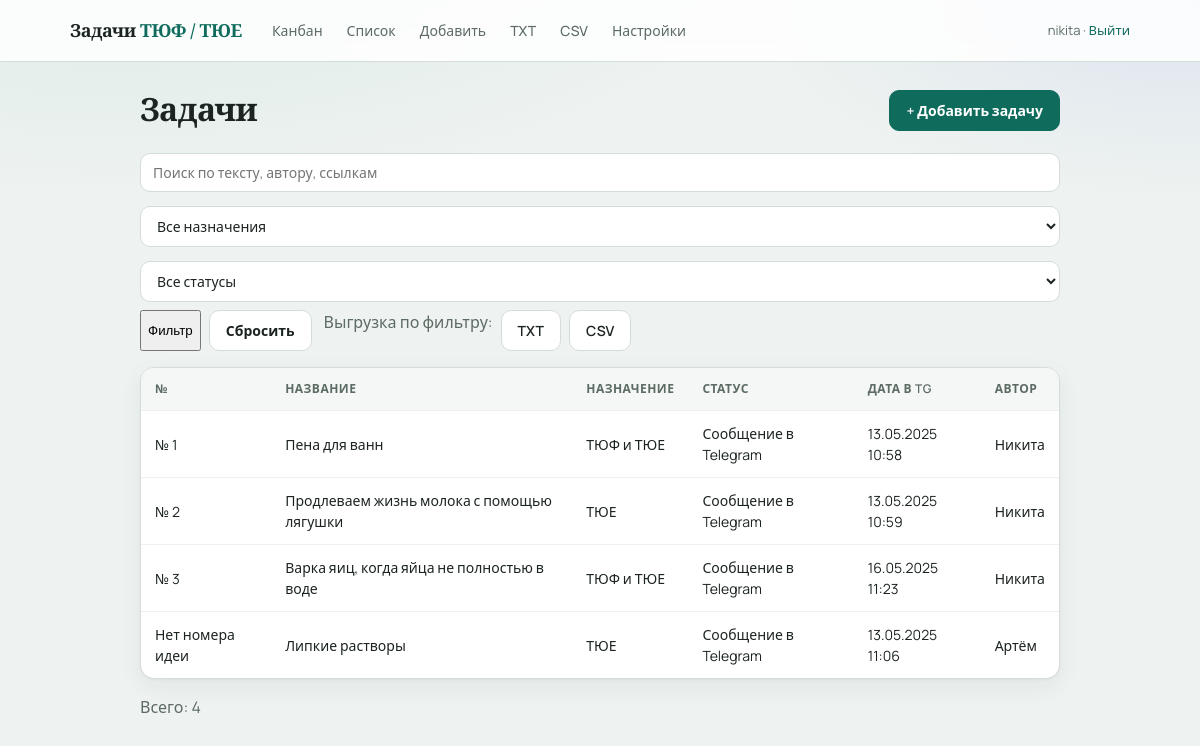
The page / (signed in) on the database its author committed.
### app/models.py (models this page shows)
class Task(Base):
    __tablename__ = "tasks"
    id = Column(Integer, primary_key=True, autoincrement=True)
    idea_number = Column(Integer, unique=True, nullable=True, index=True)
    title = Column(String(500), nullable=True)
    condition = Column(Text, nullable=True)
    formulirovka = Column(Text, nullable=True)
    itogovaya_formulirovka = Column(Text, nullable=True)
    author = Column(String(100), nullable=True)
    naznachenie = Column(String(50), nullable=True)
    status = Column(String(50), default="tg", index=True)
    proverena = Column(String(20), nullable=True)
    has_video = Column(Boolean, default=False)
    video_url = Column(String(1000), nullable=True)
    tags = Column(String(500), nullable=True)
    sources = Column(Text, nullable=True)
    telegram_url = Column(String(1000), nullable=True)
    telegram_datetime = Column(DateTime, nullable=False)
    answer_options = Column(Text, nullable=True)
    turnir = Column(String(20), nullable=True)
    turnir_year = Column(Integer, nullable=True)
    task_number = Column(Integer, nullable=True)
    etap_kk = Column(String(20), nullable=True)
    created_at = Column(DateTime, default=datetime.utcnow)
    updated_at = Column(DateTime, default=datetime.utcnow, onupdate=datetime.utcnow)
    comments = relationship(
        "Comment", back_populates="task", cascade="all, delete-orphan", order_by="Comment.created_at"
    )
    history = relationship(
        "TaskHistory",
        back_populates="task",
        cascade="all, delete-orphan",
        order_by="TaskHistory.created_at.desc()",
    )

### app/routes.py (the view)
@router.get("/", response_class=HTMLResponse)
def task_list(
    request: Request,
    db: Session = Depends(get_db),
    q: str = Query(None),
    naznachenie: str = Query(None),
    status: str = Query(None),
):
    user = login_required(request)
    if not user:
        return RedirectResponse("/login", status_code=303)
    tasks = _filter_tasks(db, q, naznachenie, status).all()
    return templates.TemplateResponse(
        request,
        "list.html",
        {
            "user": user,
            "tasks": tasks,
            "q": q or "",
            "naznachenie": naznachenie or "",
            "status_filter": status or "",
            "naznachenie_labels": NAZNACHENIE_LABELS,
            "status_labels": STATUS_LABELS,
            "format_igraetsya": format_igraetsya,
            "format_idea_label": format_idea_label,
        },
    )

### app/templates/list.html (shortened to what this page needs)
{% extends "base.html" %}
{% block content %}
<div class="page-header">
  <h1>Задачи</h1>
  <a class="btn primary" href="/new">+ Добавить задачу</a>
</div>
<form class="filters" method="get">
  <input type="search" name="q" value="{{ q }}" placeholder="Поиск по тексту, автору, ссылкам">
  <select name="naznachenie">
    <option value="">Все назначения</option>
  </select>
  <select name="status">
    <option value="">Все статусы</option>
  </select>
  <button type="submit">Фильтр</button>
  <a href="/" class="btn secondary">Сбросить</a>
  <span class="filters-export muted">Выгрузка по фильтру:</span>
  <a class="btn secondary" href="/export/txt?q={{ q|urlencode }}&naznachenie={{ naznachenie|urlencode }}&status={{ status_filter|urlencode }}">TXT</a>
  <a class="btn secondary" href="/export/csv?q={{ q|urlencode }}&naznachenie={{ naznachenie|urlencode }}&status={{ status_filter|urlencode }}">CSV</a>
</form>
{% if tasks %}
<table class="table">
  <thead>
    <tr>
      <th>№</th>
      <th>Название</th>
      <th>Назначение</th>
      <th>Статус</th>
      <th>Дата в TG</th>
      <th>Автор</th>
    </tr>
  </thead>
  <tbody>
    {% for task in tasks %}
    <tr onclick="window.location='/tasks/{{ task.id }}'" class="clickable">
      <td>{{ format_idea_label(task) }}</td>
      <td>{{ task.title or '—' }}</td>
      <td>{{ naznachenie_labels.get(task.naznachenie or '', '—') }}</td>
      <td>
        {{ status_labels.get(task.status, task.status) }}
        {% set ig = format_igraetsya(task) %}
      </td>
      <td>{{ task.telegram_datetime.strftime('%d.%m.%Y %H:%M') }}</td>
      <td>{{ task.author or '—' }}</td>
    </tr>
    {% endfor %}
  </tbody>
</table>
<p class="muted">Всего: {{ tasks|length }}</p>
{% else %}
<p class="empty">Задач пока нет. <a href="/new">Добавить первую</a></p>
{% endif %}
{% endblock %}

### app/static/style.css (style rules this page uses)
:root { --bg: #eef2f0; --bg-accent: #e4ebe7; --surface: #ffffff; --ink: #1c2421; --muted: #5c6b64; --line: #d5ddd8; --brand: #0f6b5c; --brand-soft: #d8efe9; --brand-hover: #0b5347; --danger: #9b2c2c; --danger-bg: #fdf2f2; --shadow: 0 1px 2px rgba(28, 36, 33, 0.04), 0 8px 24px rgba(28, 36, 33, 0.06); --radius: 14px; --font: "Manrope", system-ui, sans-serif; --serif: "Source Serif 4", Georgia, serif; }
* { box-sizing: border-box; }
body { margin: 0; font-family: var(--font); background: radial-gradient(1200px 500px at 10% -10%, #d9ebe4 0%, transparent 55%), radial-gradient(900px 400px at 100% 0%, #dde5ef 0%, transparent 50%), var(--bg); color: var(--ink); line-height: 1.5; min-height: 100vh; }
a { color: var(--brand); text-decoration: none; }
.page-header { display: flex; justify-content: space-between; align-items: flex-start; gap: 16px; margin-bottom: 22px; }
.page-header h1 { margin: 0; font-family: var(--serif); font-size: 32px; font-weight: 600; letter-spacing: -0.02em; line-height: 1.2; }
.btn { display: inline-block; padding: 9px 16px; border-radius: 10px; border: 1px solid var(--line); background: var(--surface); color: var(--ink); cursor: pointer; font-size: 14px; font-family: inherit; font-weight: 600; transition: background .15s, border-color .15s, transform .1s; }
.btn.primary { background: var(--brand); color: #fff; border-color: var(--brand); }
.btn.secondary { background: var(--surface); }
.filters { display: flex; flex-wrap: wrap; gap: 8px; margin-bottom: 16px; }
.filters input, .filters select { padding: 9px 12px; border: 1px solid var(--line); border-radius: 10px; font-size: 14px; font-family: inherit; background: var(--surface); }
.filters input[type="search"] { flex: 1; min-width: 200px; }
.filters-export { margin-left: 4px; }
.table { width: 100%; border-collapse: separate; border-spacing: 0; background: var(--surface); border-radius: var(--radius); overflow: hidden; border: 1px solid var(--line); box-shadow: var(--shadow); }
.table th, .table td { padding: 12px 14px; text-align: left; border-bottom: 1px solid #edf1ef; font-size: 14px; }
.table th { background: #f4f7f5; font-weight: 600; color: var(--muted); font-size: 12px; text-transform: uppercase; letter-spacing: 0.04em; }
.table tr:last-child td { border-bottom: none; }
.table tr.clickable { cursor: pointer; }
input[type="text"], input[type="url"], input[type="number"], input[type="datetime-local"], input[type="password"], select, textarea { display: block; width: 100%; margin-top: 6px; padding: 10px 12px; border: 1px solid var(--line); border-radius: 10px; font: inherit; color: var(--ink); background: #fbfcfc; transition: border-color .15s, box-shadow .15s; }
.muted { color: var(--muted); }

### rows shown on the page
Task: idea_number "№ 1", title "Пена для ванн", get "ТЮФ и ТЮЕ", get "Сообщение в Telegram", telegram_datetime "13.05.2025 10:58", author "Никита"
Task: idea_number "№ 2", title "Продлеваем жизнь молока с помощью лягушки", get "ТЮЕ", get "Сообщение в Telegram", telegram_datetime "13.05.2025 10:59", author "Никита"
Task: idea_number "№ 3", title "Варка яиц, когда яйца не полностью в воде", get "ТЮФ и ТЮЕ", get "Сообщение в Telegram", telegram_datetime "16.05.2025 11:23", author "Никита"
Task: idea_number "Нет номера идеи", title "Липкие растворы", get "ТЮЕ", get "Сообщение в Telegram", telegram_datetime "13.05.2025 11:06", author "Артём"

### other values the page prints
{{ user }} "nikita"
{{ tasks|length }} "4"
